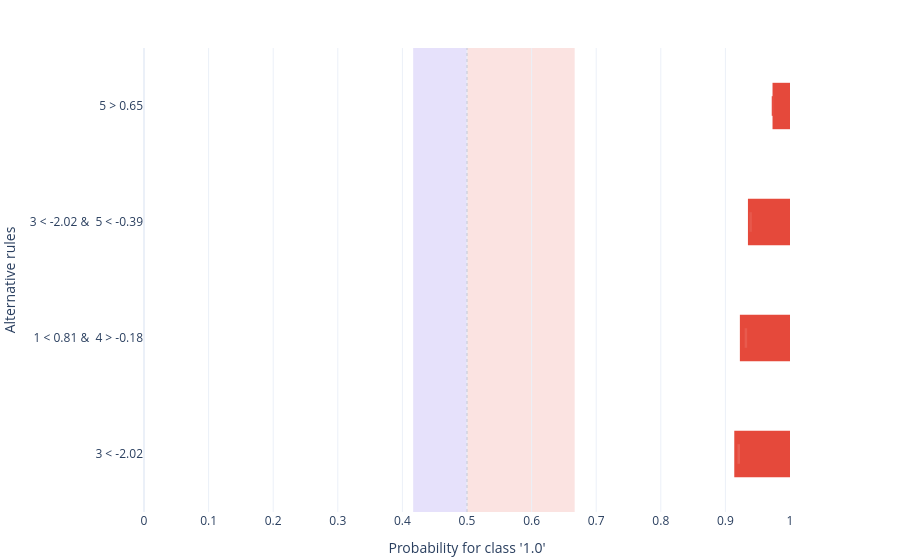

The code cell stored with this chart in its notebook:
### Markdown cell above
### Filtering — top N alternatives

`filter_top` limits the chart to the N alternatives returned first by CE's ranker (default ranking metric: `rnk_metric="ensured"`).

### Code cell
alternatives[1].plot(
    style="plotly.local.alternative_bars",
    show=True,
    filter_top=4,
);

### Figure 1 — Plotly figure (JSON) as saved in the notebook; plotly's stock layout.template omitted (floating-point values rounded to 4 significant figures)
{"data": [{"base": [0.9729, 0.9349, 0.9224, 0.9138], "hovertemplate": "%{hovertext}<extra></extra>", "hovertext": ["<b>Alternative 1</b><br>Rule: 5 > 0.65<br>Feature(s): 5<br>Current value(s): 0.00035882151950361596<br><br>Alt prediction: 0.9736<br>Prediction delta: +0.4403<br>Base prediction: 0.5333<br>Interval: [0.9729, 1]<br>Interval width: 0.02707", "<b>Alternative 2</b><br>Rule: 3 < -2.02 & \n5 < -0.39<br>Feature(s): 3, 5<br>Current value(s): 0.5081898342893361, 0.00035882151950361596<br><br>Alt prediction: 0.9391<br>Prediction delta: +0.4058<br>Base prediction: 0.5333<br>Interval: [0.9349, 1]<br>Interval width: 0.06511", "<b>Alternative 3</b><br>Rule: 1 < 0.81 & \n4 > -0.18<br>Feature(s): 1, 4<br>Current value(s): 0.8202306791482605, -1.1698874169376605<br><br>Alt prediction: 0.9318<br>Prediction delta: +0.3984<br>Base prediction: 0.5333<br>Interval: [0.9224, 1]<br>Interval width: 0.07758", "<b>Alternative 4</b><br>Rule: 3 < -2.02<br>Feature(s): 3<br>Current value(s): 0.5081898342893361<br><br>Alt prediction: 0.9206<br>Prediction delta: +0.3873<br>Base prediction: 0.5333<br>Interval: [0.9138, 1]<br>Interval width: 0.08625"], "marker": {"color": "#e5493b", "line": {"width": 0}}, "name": "interval", "orientation": "h", "showlegend": false, "type": "bar", "width": 0.4, "x": [0.02707, 0.06511, 0.07758, 0.08625], "y": ["5 > 0.65", "3 < -2.02 & \n5 < -0.39", "1 < 0.81 & \n4 > -0.18", "3 < -2.02"]}, {"hovertemplate": "%{hovertext}<extra></extra>", "hovertext": ["<b>Alternative 1</b><br>Rule: 5 > 0.65<br>Feature(s): 5<br>Current value(s): 0.00035882151950361596<br><br>Alt prediction: 0.9736<br>Prediction delta: +0.4403<br>Base prediction: 0.5333<br>Interval: [0.9729, 1]<br>Interval width: 0.02707", "<b>Alternative 2</b><br>Rule: 3 < -2.02 & \n5 < -0.39<br>Feature(s): 3, 5<br>Current value(s): 0.5081898342893361, 0.00035882151950361596<br><br>Alt prediction: 0.9391<br>Prediction delta: +0.4058<br>Base prediction: 0.5333<br>Interval: [0.9349, 1]<br>Interval width: 0.06511", "<b>Alternative 3</b><br>Rule: 1 < 0.81 & \n4 > -0.18<br>Feature(s): 1, 4<br>Current value(s): 0.8202306791482605, -1.1698874169376605<br><br>Alt prediction: 0.9318<br>Prediction delta: +0.3984<br>Base prediction: 0.5333<br>Interval: [0.9224, 1]<br>Interval width: 0.07758", "<b>Alternative 4</b><br>Rule: 3 < -2.02<br>Feature(s): 3<br>Current value(s): 0.5081898342893361<br><br>Alt prediction: 0.9206<br>Prediction delta: +0.3873<br>Base prediction: 0.5333<br>Interval: [0.9138, 1]<br>Interval width: 0.08625"], "marker": {"color": ["#e64e41", "#e7584b", "#e85a4d", "#e85d51"], "line": {"color": ["#e64e41", "#e7584b", "#e85a4d", "#e85d51"], "width": 2.5}, "size": 14, "symbol": "line-ns-open"}, "mode": "markers", "name": "prediction", "showlegend": false, "type": "scatter", "x": [0.9736, 0.9391, 0.9318, 0.9206], "y": ["5 > 0.65", "3 < -2.02 & \n5 < -0.39", "1 < 0.81 & \n4 > -0.18", "3 < -2.02"]}], "layout": {"autosize": true, "barmode": "overlay", "margin": {"b": 48, "l": 5, "r": 110, "t": 48}, "shapes": [{"fillcolor": "#e6e1fb", "layer": "below", "line": {"width": 0}, "type": "rect", "x0": 0.4167, "x1": 0.5, "xref": "x", "y0": 0, "y1": 1, "yref": "y domain"}, {"fillcolor": "#fbe3e1", "layer": "below", "line": {"width": 0}, "type": "rect", "x0": 0.5, "x1": 0.6667, "xref": "x", "y0": 0, "y1": 1, "yref": "y domain"}, {"line": {"color": "rgba(100,116,139,0.3)", "dash": "dot", "width": 1}, "type": "line", "x0": 0.5, "x1": 0.5, "xref": "x", "y0": 0, "y1": 1, "yref": "y domain"}], "showlegend": false, "title": {"text": ""}, "xaxis": {"range": [0.0, 1.0], "tickvals": [0.0, 0.1, 0.2, 0.3, 0.4, 0.5, 0.6, 0.7, 0.8, 0.9, 1.0], "title": {"text": "Probability for class '1.0'"}}, "yaxis": {"automargin": true, "autorange": "reversed", "showticklabels": true, "title": {"text": "Alternative rules"}}, "yaxis2": {"overlaying": "y", "range": [3.5, -0.5], "showgrid": false, "showline": false, "side": "right", "tickmode": "array", "ticks": "", "ticktext": ["0.00035882151950361596", "0.5081898342893361, 0.00035882151950361596", "0.8202306791482605, -1.1698874169376605", "0.5081898342893361"], "tickvals": [0, 1, 2, 3], "title": {"font": {"size": 11}, "text": "Instance values"}, "zeroline": false}}}
